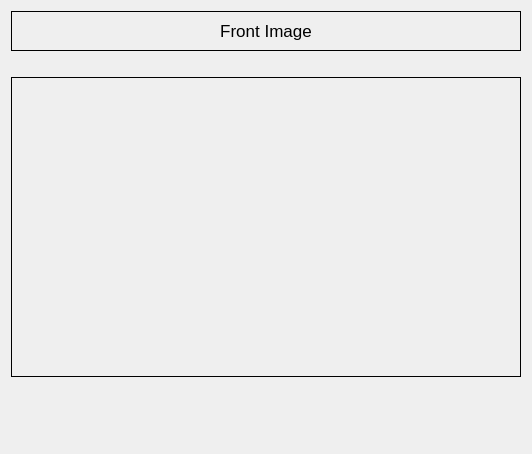
<?xml version="1.0" encoding="UTF-8"?>
<ui version="4.0">
 <class>Dialog</class>
 <widget class="QDialog" name="Dialog">
  <property name="geometry">
   <rect>
    <x>0</x>
    <y>0</y>
    <width>532</width>
    <height>454</height>
   </rect>
  </property>
  <property name="windowTitle">
   <string>Dialog</string>
  </property>
  <layout class="QVBoxLayout" name="verticalLayout">
   <item>
    <widget class="QLabel" name="label">
     <property name="minimumSize">
      <size>
       <width>0</width>
       <height>40</height>
      </size>
     </property>
     <property name="maximumSize">
      <size>
       <width>16777215</width>
       <height>40</height>
      </size>
     </property>
     <property name="font">
      <font>
       <pointsize>13</pointsize>
      </font>
     </property>
     <property name="frameShape">
      <enum>QFrame::Box</enum>
     </property>
     <property name="text">
      <string>Front Image</string>
     </property>
     <property name="alignment">
      <set>Qt::AlignCenter</set>
     </property>
    </widget>
   </item>
   <item>
    <layout class="QHBoxLayout" name="horizontalLayout">
     <item>
      <widget class="QLabel" name="label_point">
       <property name="text">
        <string/>
       </property>
      </widget>
     </item>
    </layout>
   </item>
   <item>
    <widget class="QLabel" name="label_image">
     <property name="minimumSize">
      <size>
       <width>0</width>
       <height>300</height>
      </size>
     </property>
     <property name="mouseTracking">
      <bool>true</bool>
     </property>
     <property name="frameShape">
      <enum>QFrame::Box</enum>
     </property>
     <property name="text">
      <string/>
     </property>
    </widget>
   </item>
   <item>
    <spacer name="verticalSpacer">
     <property name="orientation">
      <enum>Qt::Vertical</enum>
     </property>
     <property name="sizeHint" stdset="0">
      <size>
       <width>20</width>
       <height>40</height>
      </size>
     </property>
    </spacer>
   </item>
  </layout>
 </widget>
 <resources/>
 <connections/>
</ui>
